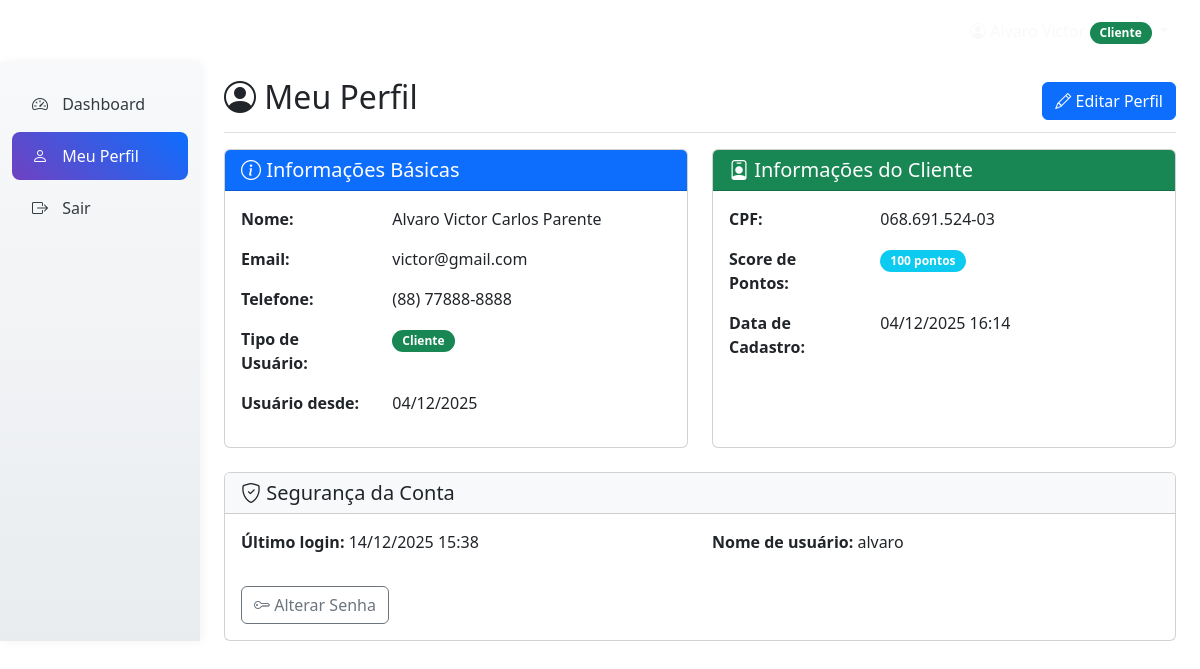
/perfil/ (signed in), run on an earlier commit of the app's database.
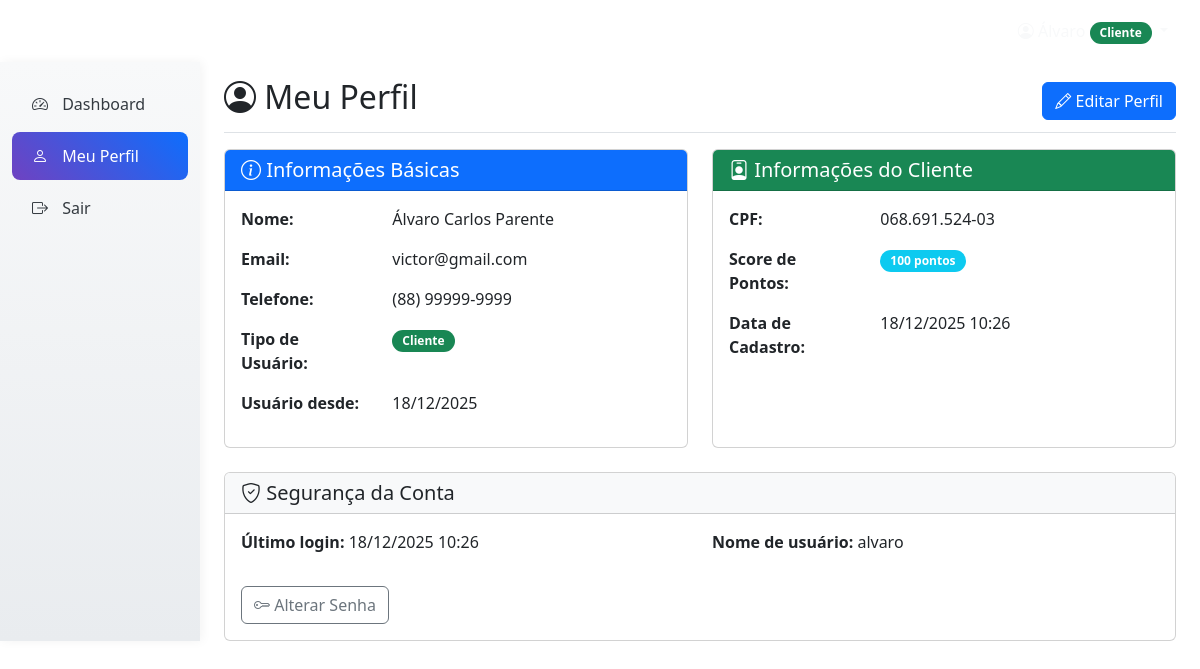
And on a later commit of the database.
### usuarios/models.py (models this page shows, shortened)
class Usuario(AbstractUser):
    TIPO_USUARIO_CHOICES = [
        ('cliente', 'Cliente'),
        ('gerente', 'Gerente'),
    ]
    tipo_usuario = models.CharField(
        max_length=10,
        choices=TIPO_USUARIO_CHOICES,
        default='cliente'
    )
    telefone = models.CharField(
        max_length=15,
        blank=True,
        null=True,
        validators=[RegexValidator(r'^\+?1?\d{9,15}$')]
    )

class Cliente(models.Model):
    usuario = models.OneToOneField(Usuario, on_delete=models.CASCADE, primary_key=True)
    cpf = models.CharField(
        max_length=11,
        unique=True,
        validators=[RegexValidator(r'^\d{11}$', message='CPF deve conter 11 dígitos')]
    )
    score_pontos = models.IntegerField(default=0)
    saldo = models.DecimalField(max_digits=10, decimal_places=2, default=1000.00)
    limite_credito = models.DecimalField(max_digits=10, decimal_places=2, default=0.00)
    limite_credito_aprovado = models.BooleanField(default=False)
    data_cadastro = models.DateTimeField(auto_now_add=True)
    class Meta:
        verbose_name = 'Cliente'
        verbose_name_plural = 'Clientes'

### usuarios/views.py (the view, shortened to what this page needs)
# urls.py: path('perfil/', views.perfil_view, name='perfil'),
@login_required
def perfil_view(request):
    try:
        if request.user.tipo_usuario == 'cliente':
            cliente = Cliente.objects.get(usuario=request.user)
            context = {
                'usuario': request.user,
                'perfil_especifico': cliente,
                'tipo_usuario': 'cliente',
            }
        else:
            messages.error(request, 'Tipo de usuário não reconhecido.')
            return redirect('usuarios:login')
        return render(request, 'usuarios/perfil.html', context)
    except (Cliente.DoesNotExist, Gerente.DoesNotExist):
        messages.error(request, 'Perfil não encontrado.')
        return redirect('usuarios:login')

### usuarios/templates/usuarios/perfil.html (shortened to what the changed rows need)
{% extends "usuarios/base.html" %}
{% block content %}
<div class="container-fluid h-100">
    <div class="row h-100">
        <main class="col-md-9 ms-sm-auto col-lg-10 px-md-4">
            <div class="d-flex justify-content-between flex-wrap flex-md-nowrap align-items-center pt-3 pb-2 mb-3 border-bottom">
                <h1 class="h2">
                    <i class="bi bi-person-circle"></i> Meu Perfil
                </h1>
            </div>
            <div class="row">
                <div class="col-lg-6 mb-4">
                    <div class="card h-100">
                        <div class="card-body">
                            <div class="row mb-3">
                                <div class="col-sm-4">
                                    <strong>Nome:</strong>
                                </div>
                                <div class="col-sm-8">
                                    {{ usuario.first_name }} {{ usuario.last_name }}
                                </div>
                            </div>
                            <div class="row mb-3">
                                <div class="col-sm-4">
                                    <strong>Email:</strong>
                                </div>
                                <div class="col-sm-8">
                                    {{ usuario.email }}
                                </div>
                            </div>
                            <div class="row mb-3">
                                <div class="col-sm-4">
                                    <strong>Telefone:</strong>
                                </div>
                                <div class="col-sm-8">
                                    {{ usuario.telefone|default:"Não informado" }}
                                </div>
                            </div>
                            <div class="row mb-3">
                                <div class="col-sm-8">
                                    {% if usuario.tipo_usuario == 'cliente' %}
                                        <span class="badge bg-success">{{ usuario.get_tipo_usuario_display }}</span>
                                    {% elif usuario.tipo_usuario == 'gerente' %}
                                        <span class="badge bg-warning">{{ usuario.get_tipo_usuario_display }}</span>
                                    {% endif %}
                                </div>
                            </div>
                            <div class="row mb-3">
                                <div class="col-sm-4">
                                    <strong>Usuário desde:</strong>
                                </div>
                                <div class="col-sm-8">
                                    {{ usuario.date_joined|date:"d/m/Y" }}
                                </div>
                            </div>
                        </div>
                    </div>
                </div>
                <div class="col-lg-6 mb-4">
                    <div class="card h-100">
                        {% if tipo_usuario == 'cliente' %}
                        <div class="card-header bg-success text-white">
                            <h5 class="card-title mb-0">
                                <i class="bi bi-person-badge"></i> Informações do Cliente
                            </h5>
                        </div>
                        <div class="card-body">
                            <div class="row mb-3">
                                <div class="col-sm-4">
                                    <strong>CPF:</strong>
                                </div>
                                <div class="col-sm-8">
                                    {{ perfil_especifico.cpf|slice:":3" }}.{{ perfil_especifico.cpf|slice:"3:6" }}.{{ perfil_especifico.cpf|slice:"6:9" }}-{{ perfil_especifico.cpf|slice:"9:" }}
                                </div>
                            </div>
                            <div class="row mb-3">
                                <div class="col-sm-4">
                                    <strong>Score de Pontos:</strong>
                                </div>
                                <div class="col-sm-8">
                                    <span class="badge bg-info">{{ perfil_especifico.score_pontos }} pontos</span>
                                </div>
                            </div>
                            <div class="row mb-3">
                                <div class="col-sm-4">
                                    <strong>Data de Cadastro:</strong>
                                </div>
                                <div class="col-sm-8">
                                    {{ perfil_especifico.data_cadastro|date:"d/m/Y H:i" }}
                                </div>
                            </div>
                        </div>
                        {% endif %}
                    </div>
                </div>
            </div>
            <div class="row">
                <div class="col-12">
                    <div class="card">
                        <div class="card-body">
                            <div class="row">
                                <div class="col-md-6">
                                    <p><strong>Último login:</strong> {{ usuario.last_login|date:"d/m/Y H:i"|default:"Nunca" }}</p>
                                </div>
                                <div class="col-md-6">
                                    <p><strong>Nome de usuário:</strong> {{ usuario.username }}</p>
                                </div>
                            </div>
                        </div>
                    </div>
                </div>
            </div>
        </main>
    </div>
</div>
{% endblock %}

### usuarios/templates/usuarios/base.html (shortened to what this page needs)
<!DOCTYPE html>
<html lang="pt-br">
<head>
    <link href="https://cdn.jsdelivr.net/npm/bootstrap@5.3.2/dist/css/bootstrap.min.css" rel="stylesheet">
    <link href="https://cdn.jsdelivr.net/npm/bootstrap-icons@1.11.1/font/bootstrap-icons.css" rel="stylesheet">
    {% load static %}
    {% now "U" as timestamp %}
    <link href="{% static 'css/galaxy-bank.css' %}?v={{ timestamp }}" rel="stylesheet">
</head>
<body>
    <nav class="navbar navbar-expand-lg navbar-dark">
        <div class="container-fluid px-4">
            <a class="navbar-brand" href="/">
                <i class="bi bi-stars"></i>
                <span>Galaxy Bank</span>
            </a>
            {% if user.is_authenticated %}
            <div class="navbar-nav ms-auto">
                <div class="nav-item dropdown">
                    <a class="nav-link dropdown-toggle text-light" href="#" role="button" data-bs-toggle="dropdown">
                        <i class="bi bi-person-circle"></i>
                        {% if user.tipo_usuario == 'cliente' %}
                            <span class="badge bg-success">{{ user.get_tipo_usuario_display }}</span>
                        {% elif user.tipo_usuario == 'gerente' %}
                            <span class="badge bg-warning">{{ user.get_tipo_usuario_display }}</span>
                        {% else %}
                            <span class="badge bg-info">{{ user.get_tipo_usuario_display }}</span>
                        {% endif %}
                    </a>
                </div>
            </div>
            {% endif %}
        </div>
    </nav>
    <div class="container-fluid p-0">
        {% block content %}{% endblock %}
    </div>
</body>
</html>

What changed in the data, as far as the page shows it:
changed Usuario "Carlos Parente": first_name "Alvaro Victor" → "Álvaro"; telefone "(88) 77888-8888" → "(88) 99999-9999"; date_joined "04/12/2025" → "18/12/2025"; last_login "14/12/2025 15:38" → "18/12/2025 10:26"
changed Cliente: data_cadastro "04/12/2025 16:14" → "18/12/2025 10:26"
